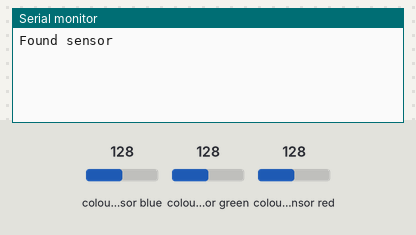
A sketch run on a simulated Arduino Uno, built with avr-gcc and run on an emulated ATmega328P. On the bench: the last lines printed to the serial monitor. Inputs (shaded band) come from the test bench; at power-on: colour sensor blue 128, colour sensor green 128, colour sensor red 128.

Above: at 1.2 s.
1.3 s: colour sensor blue set to 191
At 1.37 s:
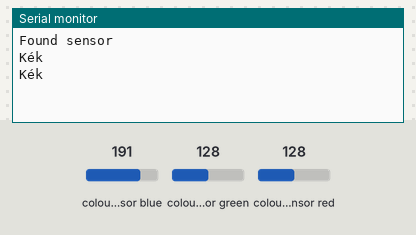
3.2 s: colour sensor green set to 250
At 3.24 s:
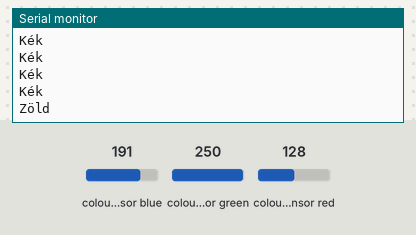

The sketch:

sketch_may23a.ino
```cpp
#include <Wire.h>
#include "Adafruit_TCS34725.h"

/* Example code for the Adafruit TCS34725 breakout library */

/* Connect SCL    to analog 5
   Connect SDA    to analog 4
   Connect VDD    to 3.3V DC
   Connect GROUND to common ground */

/* Initialise with default values (int time = 2.4ms, gain = 1x) */
// Adafruit_TCS34725 tcs = Adafruit_TCS34725();

/* Initialise with specific int time and gain values */
Adafruit_TCS34725 tcs = Adafruit_TCS34725(TCS34725_INTEGRATIONTIME_154MS, TCS34725_GAIN_1X);

void setup(void) {
  Serial.begin(9600);

  if (tcs.begin()) {
    Serial.println("Found sensor");
  } else {
    Serial.println("No TCS34725 found ... check your connections");
    while (1);
  }

  // Now we're ready to get readings!
}

void loop(void) {
  uint16_t r, g, b, c, colorTemp, lux;


  tcs.getRawData(&r, &g, &b, &c);
  // colorTemp = tcs.calculateColorTemperature(r, g, b);
  colorTemp = tcs.calculateColorTemperature_dn40(r, g, b, c);
  lux = tcs.calculateLux(r, g, b);


  if (r > b && r > g)
    Serial.println("Piros");
  else if (g > r && g > b)
    Serial.println("Zöld");
  else if (b > r && b > g)
    Serial.println("Kék");

}
```

Measured:
- after the input at 1.3 s, the serial monitor: prints a new line at once (image 1)
- after the input at 3.2 s, the serial monitor: prints a new line at once (image 2)
